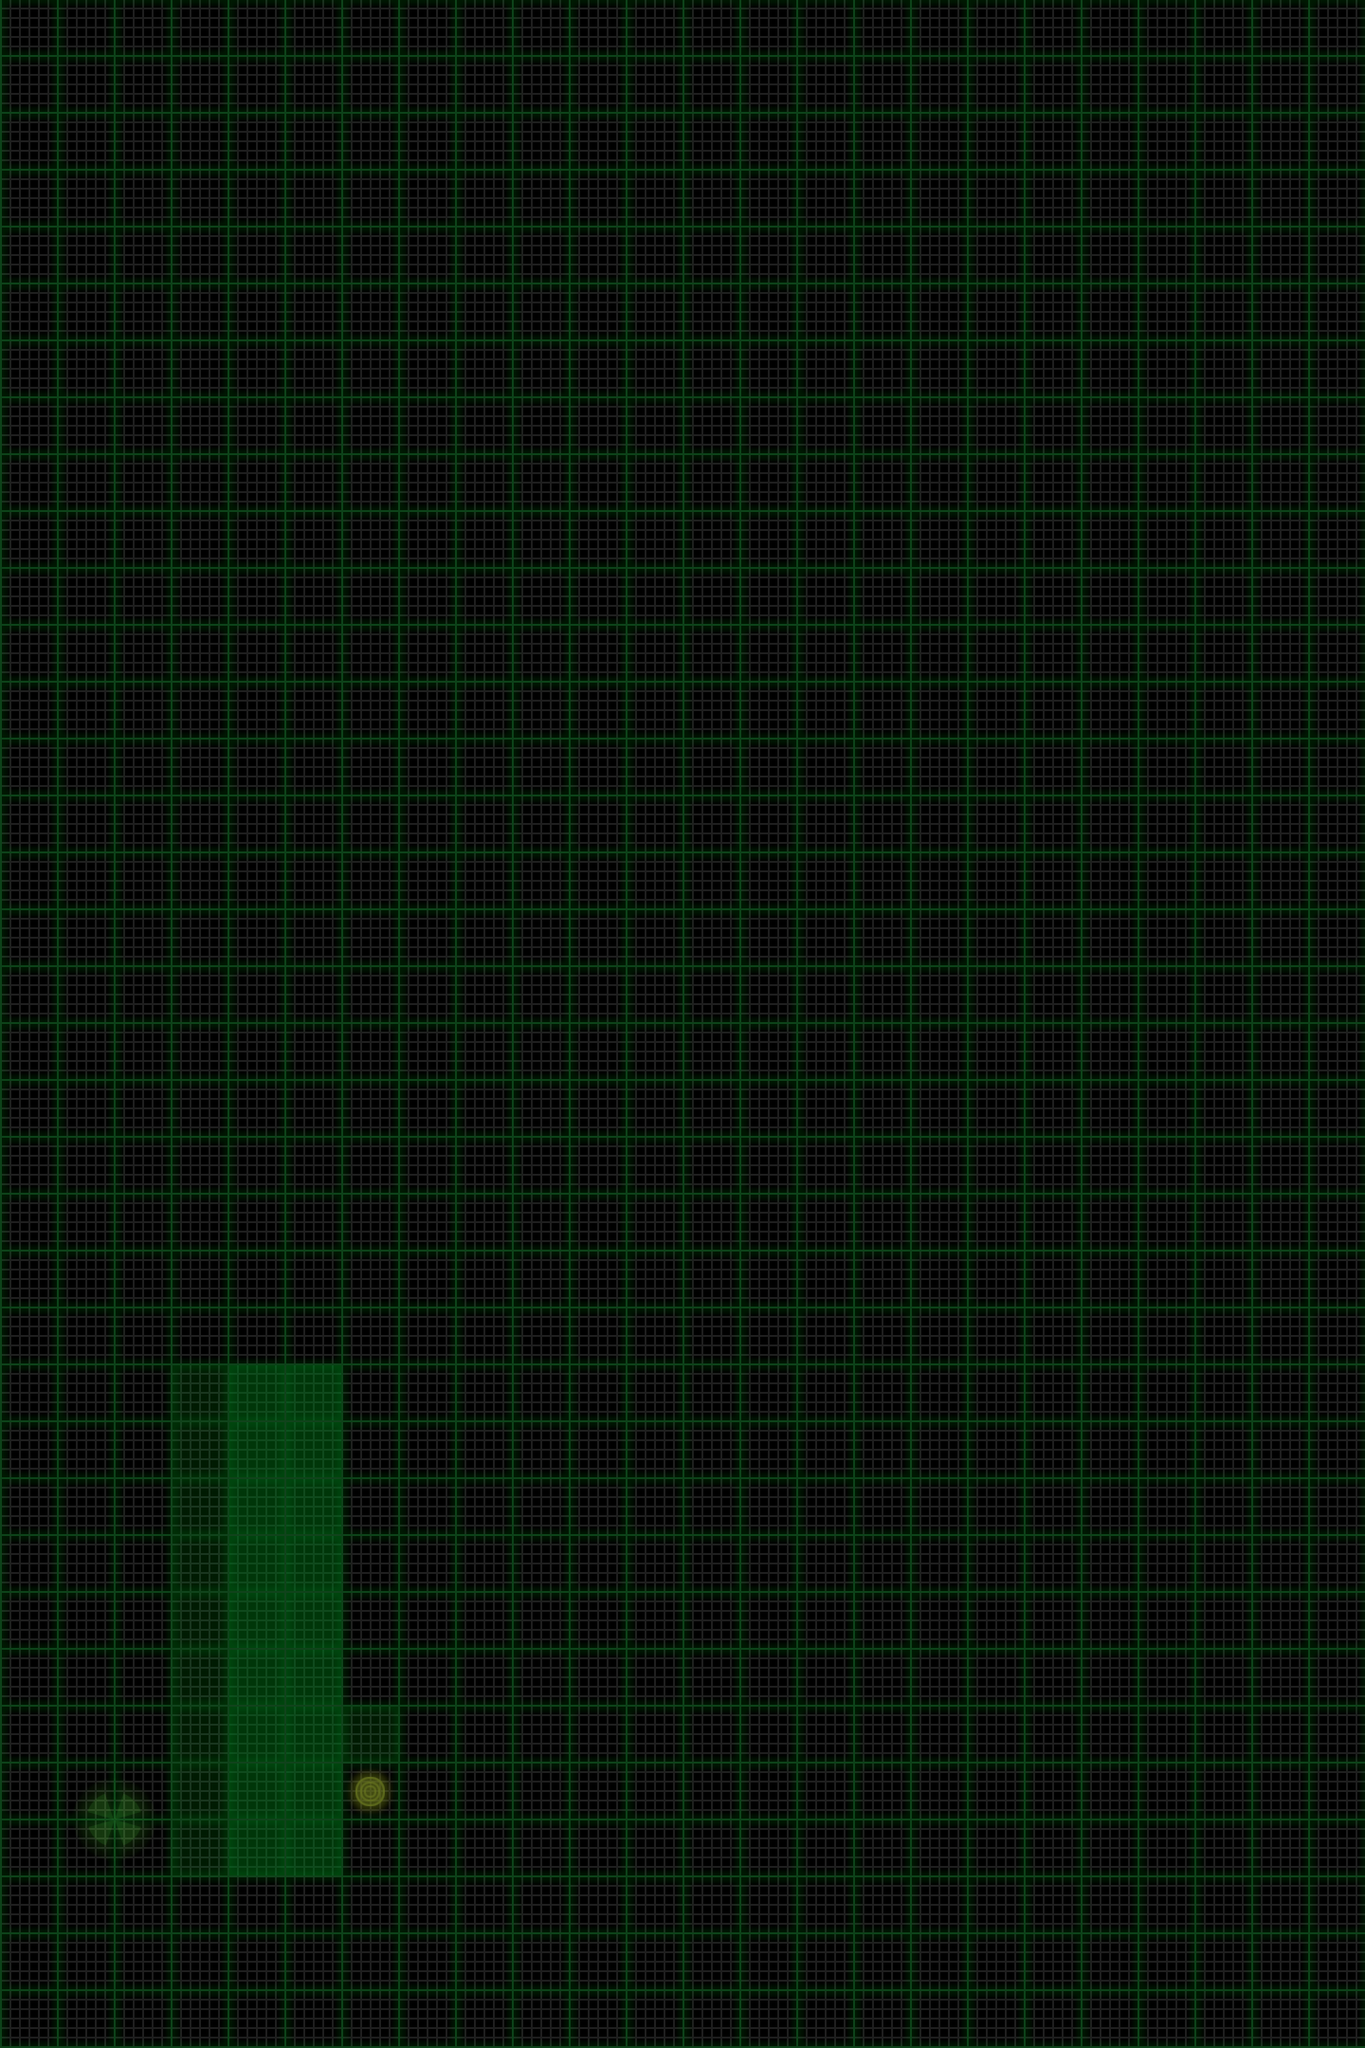

This game map was drawn from its Tiled (.tmx) file and the tilesets committed beside it. A one-line description and the trimmed map source follow:
An orthogonal 24x36 tile map with 60x60 px tiles, 4 tile layers (map, terrain, items, sand), 2 tilesets and 1 object (startSite).

<map version="1.0" orientation="orthogonal" width="24" height="36" tilewidth="60" tileheight="60">
 <tileset firstgid="1" name="map" tilewidth="60" tileheight="60">
  <image source="map.png" />
  <tile id="0">
   <properties>
    <property name="mapID" value="empty" />
   </properties>
  </tile>
  <tile id="1">
   <properties>
    <property name="mapID" value="down-1" />
   </properties>
  </tile>
  <tile id="2">
   <properties>
    <property name="mapID" value="down-2" />
   </properties>
  </tile>
  <tile id="3">
   <properties>
    <property name="mapID" value="down-3" />
   </properties>
  </tile>
  <tile id="4">
   <properties>
    <property name="mapID" value="down-4" />
   </properties>
  </tile>
  <tile id="5">
   <properties>
    <property name="mapID" value="down-5" />
   </properties>
  </tile>
  <tile id="6">
   <properties>
    <property name="mapID" value="up-1" />
   </properties>
  </tile>
  <tile id="7">
   <properties>
    <property name="mapID" value="up-2" />
   </properties>
  </tile>
  <tile id="8">
   <properties>
    <property name="mapID" value="up-3" />
   </properties>
  </tile>
  <tile id="9">
   <properties>
    <property name="mapID" value="up-4" />
   </properties>
  </tile>
  <tile id="10">
   <properties>
    <property name="mapID" value="up-5" />
   </properties>
  </tile>
 </tileset>
 <tileset firstgid="17" name="items" tilewidth="60" tileheight="60">
  <image source="items.png" />
  <tile id="0">
   <properties>
    <property name="itemID" value="station" />
   </properties>
  </tile>
  <tile id="1">
   <properties>
    <property name="itemID" value="sensorSite" />
   </properties>
  </tile>
  <tile id="8">
   <properties>
    <property name="itemID" value="station" />
   </properties>
  </tile>
  <tile id="9">
   <properties>
    <property name="itemID" value="sensor" />
   </properties>
  </tile>
  <tile id="16">
   <properties>
    <property name="itemID" value="station" />
   </properties>
  </tile>
  <tile id="17">
   <properties>
    <property name="itemID" value="sample" />
   </properties>
  </tile>
  <tile id="24">
   <properties>
    <property name="itemID" value="station" />
   </properties>
  </tile>
 </tileset>
 <layer name="map" width="24" height="36">
  <data>[864 cells, 864 non-empty, 1 distinct tile ids]</data>
 </layer>
 <layer name="terrain" width="24" height="36">
  <data>[864 cells, 28 non-empty, 2 distinct tile ids]</data>
 </layer>
 <layer name="items" width="24" height="36">
  <data>[864 cells, 5 non-empty, 5 distinct tile ids]</data>
 </layer>
 <layer name="sand" width="24" height="36">
  <data>[864 cells, 0 non-empty, 0 distinct tile ids]</data>
 </layer>
 <objectgroup name="objects" width="24" height="36">
  <object name="startSite" x="90" y="1890">
   <properties>
    <property name="bearing" value="east" />
    <property name="energy" value="16" />
    <property name="expectedCodeScore" value="15" />
    <property name="sampleSites" value="0" />
    <property name="sensorSites" value="1" />
    <property name="zoom" value="out" />
   </properties>
  </object>
 </objectgroup>
</map>
